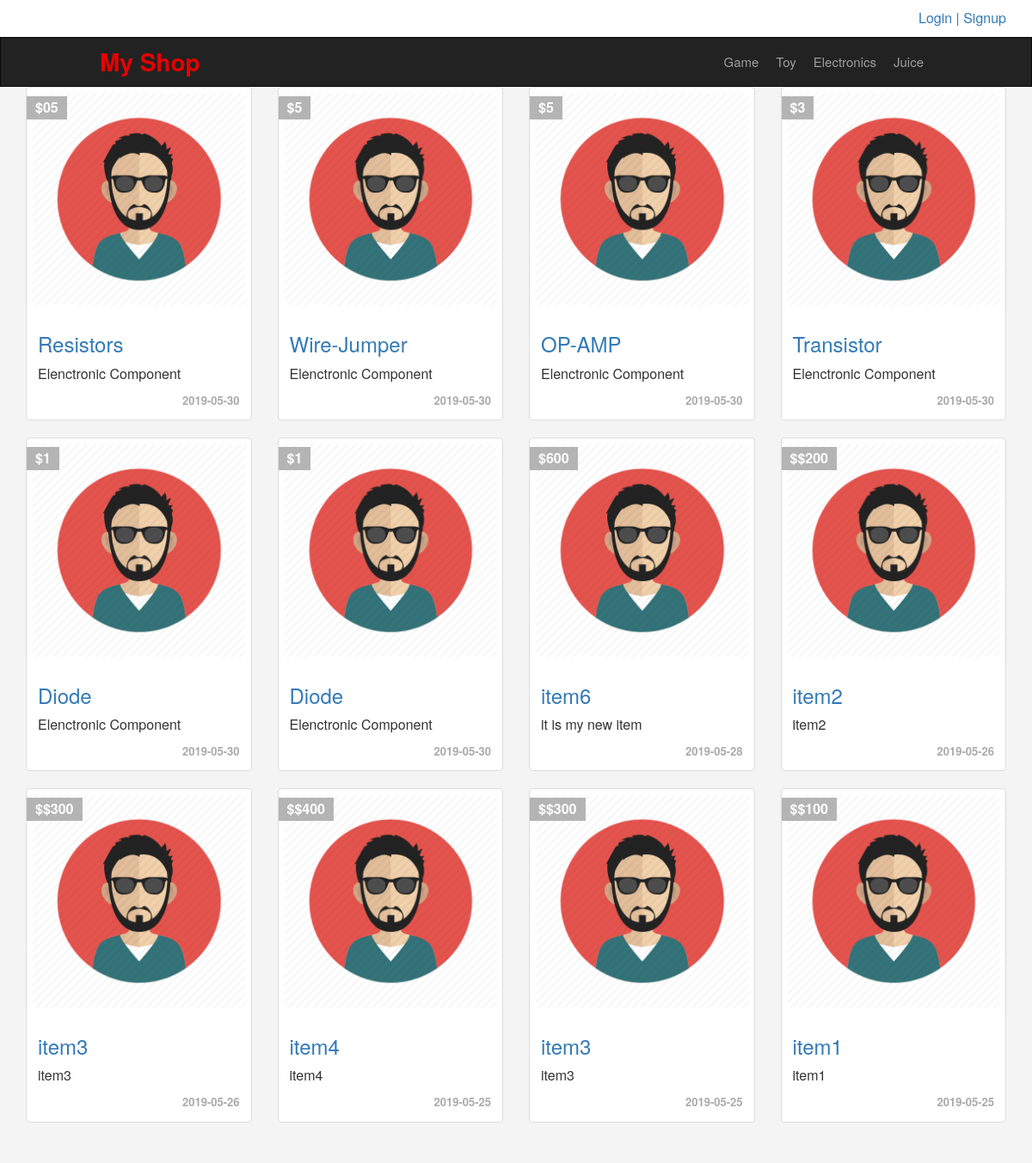
The page / on the database its author committed.
### tables this page shows
CREATE TABLE `categories` (
  `id` int(11) NOT NULL,
  `name` varchar(255) NOT NULL,
  `description` text NOT NULL,
  `parent` int(11) NOT NULL,
  `ordering` int(11) NOT NULL,
  `visibility` tinyint(4) NOT NULL DEFAULT '0',
  `allowComments` tinyint(4) NOT NULL DEFAULT '0',
  `allowAds` tinyint(4) NOT NULL DEFAULT '0'
);

CREATE TABLE `items` (
  `id` int(11) NOT NULL,
  `name` varchar(255) NOT NULL,
  `description` text NOT NULL,
  `price` varchar(255) NOT NULL,
  `addDate` date NOT NULL,
  `countryMade` varchar(255) NOT NULL,
  `image` varchar(255) NOT NULL,
  `status` varchar(255) NOT NULL,
  `rating` smallint(6) NOT NULL,
  `cat_id` int(11) NOT NULL,
  `mbr_id` int(11) NOT NULL,
  `approve` tinyint(4) NOT NULL DEFAULT '0'
);

### init.php (called while the page is built, shortened)
<?php
    include "admin/connect.php";
    $tpl = 'includes/templates/';
    $css = 'layout/css/';
    $func = 'includes/functions/';
    include $func."functions.php";
    include $tpl."_header.php";

### includes/functions/functions.php (called while the page is built, shortened)
<?php
    function getAll($field, $table, $where = null, $orderField = "id", $ordering = "DESC"){
        global $con;
        $rows = array();
        if($orderField == "") $orderField = "id";
        $query="select $field from $table $where ORDER BY $orderField $ordering";
        $res = $con->query($query);
        while($row = $res->fetch_assoc())
            $rows[] = $row;
        return $rows;
    }

### index.php (the view, shortened to what this page needs)
<?php
    include "init.php";
?>
    <div class="container">
            <div class="row">
                <?php
                $items = getAll("*", "items","where approve = 1");
                foreach ($items as $item){ ?>
        <div class="col-sm-6 col-md-3">
            <div class="thumbnail item-box">
                <span class="price-tag">$<?php echo $item['price'];?></span>
                <img class="img-responsive" src="img.png" alt="">
                <div class="caption">
                    <h3><a href="items.php?id=<?php echo $item['id'];?> "> <?php echo $item['name']; ?></a></h3>
                    <p><?php echo $item['description'];?></p>
                    <div class="date"><?php echo $item['addDate']; ?></div>
                </div>
            </div>
        </div>
    <?php } ?>
    </div>
    </div>
<?php
    include $tpl."_footer.php";
?>

### includes/templates/_header.php (shortened to what this page needs)
<!DOCTYPE html>
<html>
	<head>
		<link rel="stylesheet" href="<?php echo $css; ?>bootstrap.min.css">
		<link rel="stylesheet" href="<?php echo $css; ?>fontawesome.min.css">
		<link rel="stylesheet" href="<?php echo $css; ?>all.min.css">
        <link rel="stylesheet" href="<?php echo $css; ?>jquery-ui.css">
        <link rel="stylesheet" href="<?php echo $css; ?>jquery.selectBoxIt.css">
        <link rel="stylesheet" href="<?php echo $css; ?>_frontend.css">
    </head>
	<body>
        <div class="upper-bar">
            <div class="container">
                <?php if (isset($_SESSION['user'])){
                    ?>
                    <img class="my-image img-circle img-thumbnail" src="img.png">
                    <div class="btn-group my-info">
                        <span class="btn btn-default dropdown-toggle" data-toggle="dropdown">
                            <?php echo $sessionUser;?>
                            <span class="caret"></span>
                        </span>
                        <ul class="dropdown-menu">
                            <li><a href="profile.php">My Profile</a></li>
                            <li><a href="newad.php">New Item</a></li>
                            <li><a href="profile.php#my-items">My Items</a></li>
                            <li><a href="logout.php">Log out</a></li>
                        </ul>
                    </div>
                    <?php
                    if(!isActivated($sessionUser)) echo ", You need to be activated.";
                }
                else{ ?>
                <a href="login.php">
                    <span class="pull-right">Login | Signup</span>
                </a>
                <?php }?>
            </div>
        </div>
        <nav class="navbar navbar-inverse">
            <div class="container-fluid">
                <div class="navbar-header"><a class="navbar-brand" href="index.php">My Shop</a></div>
                <div class="collapse navbar-collapse" id="bs-example-navbar-collapse-1">
                    <ul class="nav navbar-nav navbar-right" >
<?php
                        foreach (getAll("*", "categories", "where parent = 0", "", "ASC") as $cat)
                            echo "<li><a href='categories.php?id=".$cat['id']."'>".$cat['name']."</a></li>";
?>
                    </ul>
                </div>
            </div>
        </nav>

### includes/templates/_footer.php (shortened to what this page needs)
	</body>
</html>

### layout/css/_frontend.css (style rules this page uses)
body { background-color: #f4f4f4; font-size: 16px; height: 3000px; }
.navbar { padding: 3px 100px; border-radius: 0; margin-bottom: 0; }
.navbar>.container .navbar-brand, .navbar>.container-fluid .navbar-brand { color:#e80000; font-weight: bold; font-size: 28px; }
.nav li a { padding: 15px 10px; }
.navbar-nav { padding-left: 130px; font-size: 15px; }
.upper-bar { padding: 10px; background-color: #fff; }
.item-box { position: relative; }
.item-box .price-tag { background-color: #b4b4b4; padding: 2px 10px; position: absolute; left: 0; top: 10px; font-weight: bold; color: #fff; }
.thumbnail .date { text-align: right; font-size: 13px; color: #aaa; font-weight: bold; }

### rows shown on the page
categories: name "Game"
categories: name "Toy"
categories: name "Electronics"
categories: name "Juice"
items: price "05", name "Resistors", description "Elenctronic Component", addDate "2019-05-30"
items: price "5", name "Wire-Jumper", description "Elenctronic Component", addDate "2019-05-30"
items: price "5", name "OP-AMP", description "Elenctronic Component", addDate "2019-05-30"
items: price "3", name "Transistor", description "Elenctronic Component", addDate "2019-05-30"
items: price "1", name "Diode", description "Elenctronic Component", addDate "2019-05-30"
items: price "1", name "Diode", description "Elenctronic Component", addDate "2019-05-30"
items: price "600", name "item6", description "it is my new item", addDate "2019-05-28"
items: price "$200", name "item2", description "item2", addDate "2019-05-26"
items: price "$300", name "item3", description "item3", addDate "2019-05-26"
items: price "$400", name "item4", description "item4", addDate "2019-05-25"
items: price "$300", name "item3", description "item3", addDate "2019-05-25"
items: price "$100", name "item1", description "item1", addDate "2019-05-25"
